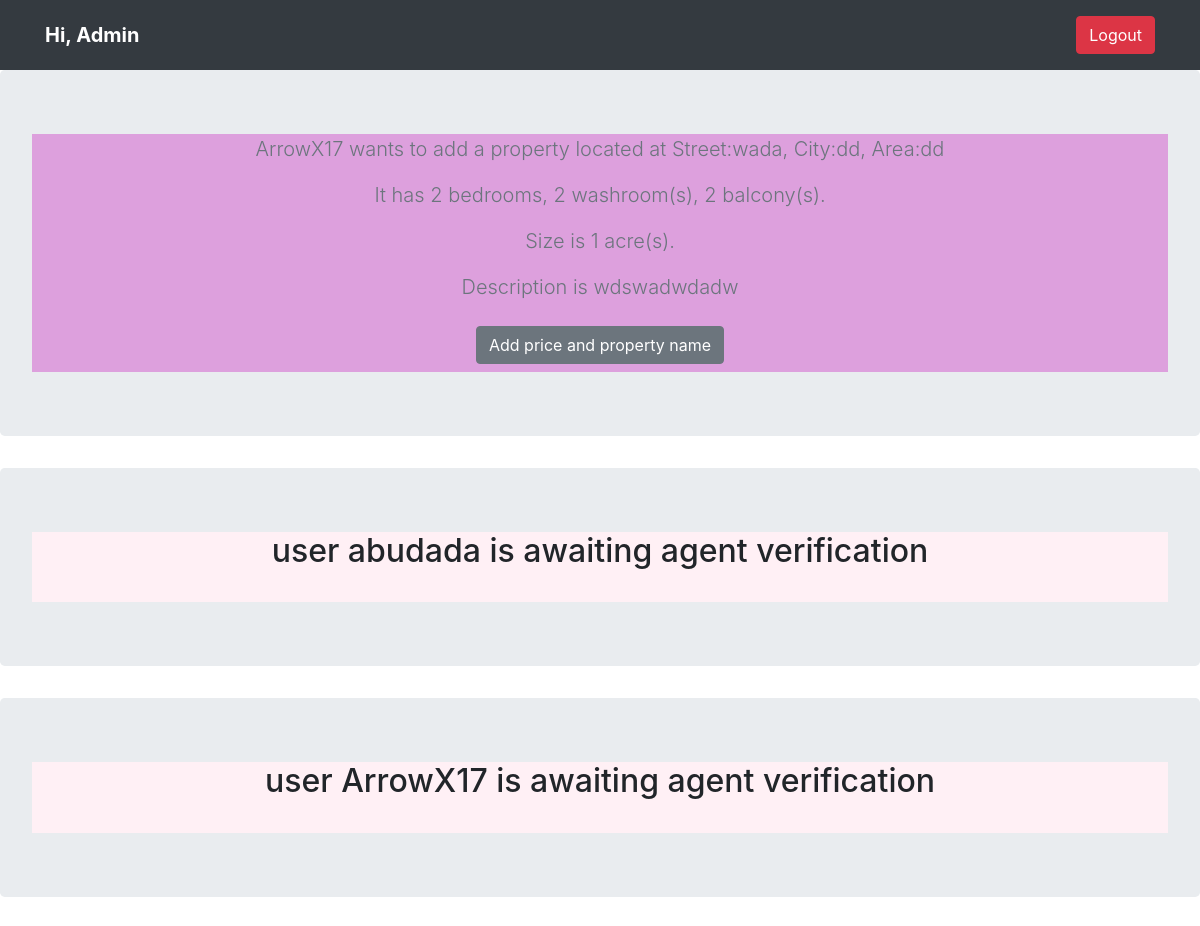
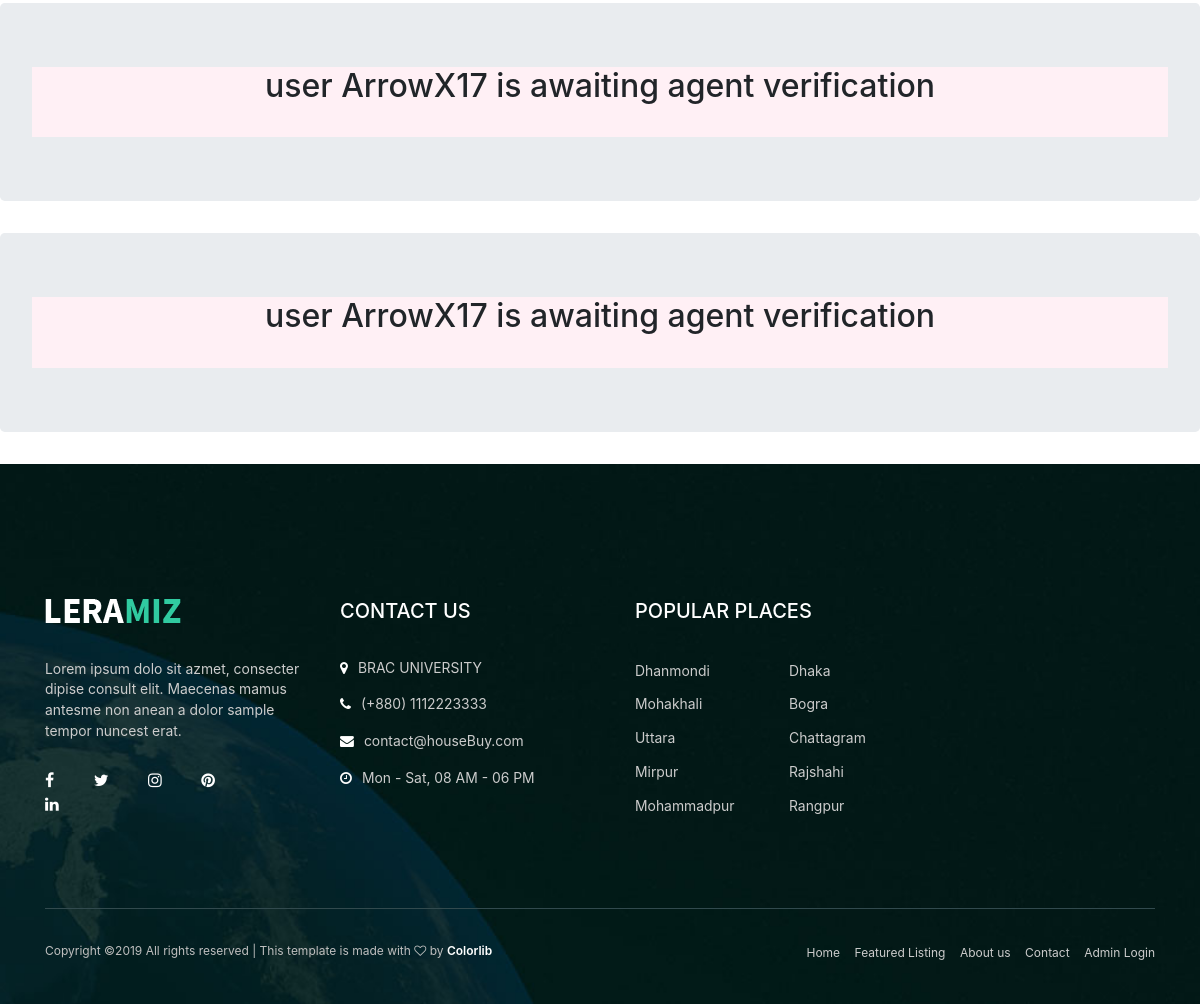
Screenshot of /admin.php (signed in) with the database file from the repository (2 pictures, top to bottom).
### tables this page shows
CREATE TABLE IF NOT EXISTS `preproperty` (
  `PRE_ID` int(11) NOT NULL AUTO_INCREMENT,
  `USERNAME` varchar(10) NOT NULL,
  `verify` int(11) NOT NULL,
  `bedroom` int(11) NOT NULL,
  `washroom` int(11) NOT NULL,
  `balcony` int(11) NOT NULL,
  `size` int(11) NOT NULL,
  `street` varchar(200) NOT NULL,
  `city` varchar(50) NOT NULL,
  `area` varchar(50) NOT NULL,
  `Description` varchar(2000) NOT NULL,
  `Image1` longblob,
  `Image2` longblob,
  `Image3` longblob,
  `Image4` longblob,
  `Image5` longblob,
  `floor1` longblob,
  `floor2` longblob,
  `floor3` longblob,
  `floor4` longblob,
  `floor5` longblob,
  PRIMARY KEY (`PRE_ID`,`USERNAME`),
  KEY `USERNAME` (`USERNAME`)
);

### admin.php (the view, shortened to what this page needs)
<?php
  include_once 'resources/Database.php';
?>
<!doctype html>
<html lang="en">
  <head>
  	<link rel="stylesheet" href="css/bootstrap.min.css"/>
  	<link rel="stylesheet" href="css/font-awesome.min.css"/>
  	<link rel="stylesheet" href="css/animate.css"/>
  	<link rel="stylesheet" href="css/owl.carousel.css"/>
  	<link rel="stylesheet" href="css/style.css"/>
  	<link rel="stylesheet" href="css/custom.css"/>
    <link rel="stylesheet" href="https://maxcdn.bootstrapcdn.com/bootstrap/4.0.0/css/bootstrap.min.css">
  </head>
  <body>
    <?php
    if(isset($_SESSION['username'])){
    ?>
    <header>
      <div class="navbar navbar-dark bg-dark box-shadow">
         <div class="container d-flex justify-content-between">
            <a href="#" class="navbar-brand d-flex align-items-center">
               <strong>Hi, Admin</strong>
            </a>
            <div class="pull-right">
                <form method="post">
                    <button name="logout" class="btn btn-danger my-2">Logout</button>
                </form>
            </div>
        </div>
      </div>
    </header>
<?php
}
if(isset($_SESSION['emp_id']))
{
?>
<?php
  $sql = $db->query('Select * FROM preproperty');
  if($db->query('select count(*) from preproperty')->fetchColumn()>0 ){
    while($row =$sql->fetch(PDO::FETCH_ASSOC)){
      if($row['verify']==1){
        ?>
        <section class="jumbotron text-center">
          <div class="container" style="background-color:plum">
        <p class="lead text-muted"><?php echo "{$row['USERNAME']} wants to add a property located at Street:{$row['street']}, City:{$row['city']}, Area:{$row['area']}" ?></p>
        <p class="lead text-muted"><?php echo "It has {$row['bedroom']} bedrooms, {$row['washroom']} washroom(s), {$row['balcony']} balcony(s). " ?></p>
        <p class="lead text-muted"><?php echo "Size is {$row['size']} acre(s)." ?></p>
        <p class="lead text-muted"><?php echo "Description is {$row['Description']}" ?></p>
        <a href="adminForm.php?id=<?php echo $row['PRE_ID'] ?>" class="btn btn-secondary my-2">Add price and property name</a>
      </div>
  </section>
        <?php
    }
      else{
        ?>
        <section class="jumbotron text-center">
            <div class="container" style="background-color:lavenderblush">
              <h2 class="jumborton-heading"> <?php echo " user {$row['USERNAME']} is awaiting agent verification" ?> </h2>
              <br>
            </div>
        </section>
        <?php
       }
      }
    }
?>
<?php
}
else{
?>
<h2 style="color:#30CAA0">You must be logged in to see this page.<a href="loginAdmin.php"> Login here.</a></h2>
<?php
}
include_once 'common/footer.php';
?>

### css/style.css (style rules this page uses)
html, body { height: 100%; font-family: 'Source Sans Pro', sans-serif; -webkit-font-smoothing: antialiased; font-smoothing: antialiased; }
h1, h2, h3, h4, h5, h6 { margin: 0; font-weight: 600; color: #252525; }
h2 { font-size: 36px; }
p { font-size: 13.9px; color: #707070; }
@media (min-width: 1200px) { .container { max-width: 1170px; } }

### rows the page displays
preproperty: USERNAME "ArrowX17", street "wada", city "dd", area "dd", bedroom "2", washroom "2", balcony "2", size "1", Description "wdswadwdadw"
preproperty: USERNAME "abudada"
preproperty: USERNAME "ArrowX17"
preproperty: USERNAME "ArrowX17"
preproperty: USERNAME "ArrowX17"
